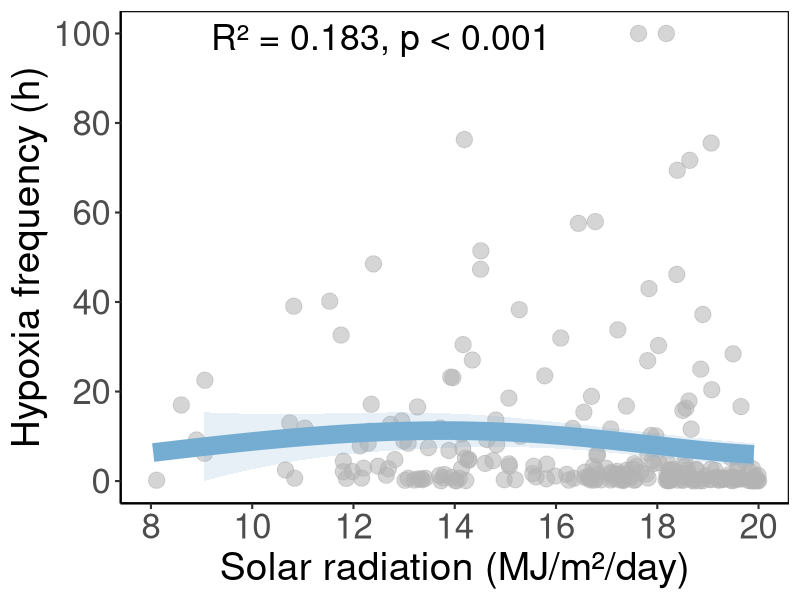
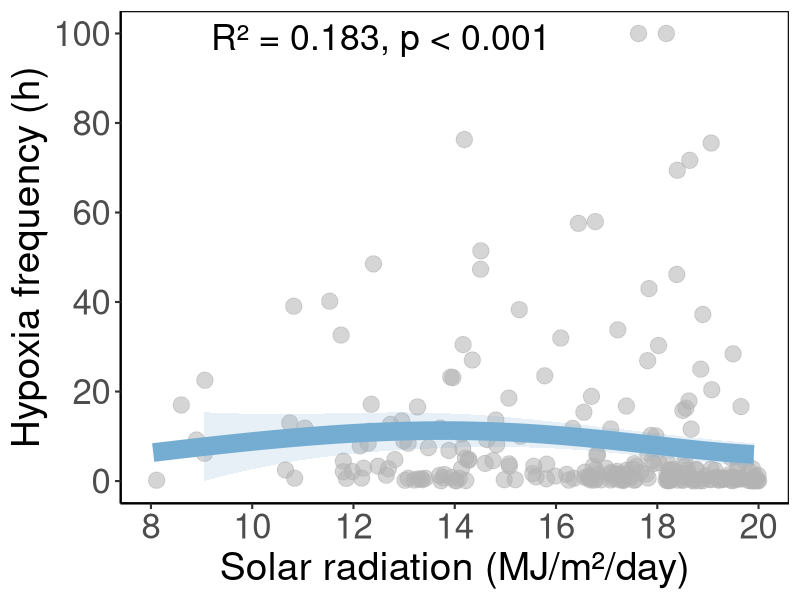

The R source for these figures, in order:
library(readr)
library(dplyr)
library(ggplot2)
library(mgcv)

# =========================
# 0. 可调参数
# =========================
point_color <- "grey70"   # 点颜色
line_color  <- "#74add1"   # 拟合线颜色
ribbon_fill <- "#74add1"   # 置信区间填充颜色

point_size  <- 5.2         # 点大小
point_alpha <- 0.55        # 点透明度

line_width  <- 6.3         # 拟合线粗细
ribbon_alpha <- 0.18       # 置信区间透明度

border_color <- "black"    # 边框颜色
border_width <- 0.8        # 边框粗细

# =========================
# 1. 读入数据
# =========================
df <- read_csv("dataset_after_filtering.csv", show_col_types = FALSE) %>%
  rename_with(trimws)

# =========================
# 2. 只保留需要的列
# =========================
plot_df <- df %>%
  select(solar_p75, hypoxia_frequency) %>%
  mutate(
    solar_p75 = as.numeric(solar_p75),
    hypoxia_frequency = as.numeric(hypoxia_frequency)
  ) %>%
  filter(!is.na(solar_p75), !is.na(hypoxia_frequency))

# =========================
# 3. 拟合 GAM
# =========================
gam_mod <- gam(
  hypoxia_frequency ~ s(solar_p75, k = 5),
  data = plot_df,
  method = "REML"
)

summary(gam_mod)

# =========================
# 4. 构造预测线
# =========================
newdat <- data.frame(
  solar_p75 = seq(
    min(plot_df$solar_p75, na.rm = TRUE),
    max(plot_df$solar_p75, na.rm = TRUE),
    length.out = 300
  )
)

pred <- predict(gam_mod, newdata = newdat, se.fit = TRUE)

newdat <- newdat %>%
  mutate(
    fit = pred$fit,
    se = pred$se.fit,
    lwr = fit - 1.96 * se,
    upr = fit + 1.96 * se
  )

# =========================
# 5. 提取显著性信息
# =========================
sm <- summary(gam_mod)
p_val <- sm$s.table[1, "p-value"]
r2_val <- round(sm$r.sq, 3)

p_txt <- ifelse(p_val < 0.001, "p < 0.001", paste0("p = ", round(p_val, 3)))

# =========================
# 6. 画图
# =========================
p1 <- ggplot(plot_df, aes(x = solar_p75, y = hypoxia_frequency)) +
  geom_point(
    color = point_color,
    size = point_size,
    alpha = point_alpha
  ) +
  geom_ribbon(
    data = newdat,
    aes(x = solar_p75, ymin = lwr, ymax = upr),
    inherit.aes = FALSE,
    fill = ribbon_fill,
    alpha = ribbon_alpha
  ) +
  geom_line(
    data = newdat,
    aes(x = solar_p75, y = fit),
    inherit.aes = FALSE,
    color = line_color,
    linewidth = line_width
  ) +
  annotate(
    "text",
    x = Inf, y = Inf,
    label = paste0("R² = ", r2_val, ", ", p_txt),
    hjust = 1.7, vjust = 1.5, size = 9
  ) +
  scale_x_continuous(
    limits = c(8, 20),
    breaks = seq(8, 20, by = 2)
  ) +
  scale_y_continuous(
    limits = c(0, 100),
    breaks = seq(0, 100, by = 20)
  ) +
  labs(
    x = "Solar radiation (MJ/m²/day)",
    y = "Hypoxia frequency (h)"
  ) +
  theme_classic(base_size = 16) +
  theme(
    panel.border = element_rect(
      colour = border_color,
      fill = NA,
      linewidth = border_width
    ),
    axis.title.x = element_text(size = 28),
    axis.title.y = element_text(size = 28),
    axis.text.x  = element_text(size = 25),
    axis.text.y  = element_text(size = 25)
  )

print(p1)

ggsave("GAM_solar_hypoxia_frequency.png", p1, width = 7.5, height = 5.8, dpi = 300)
